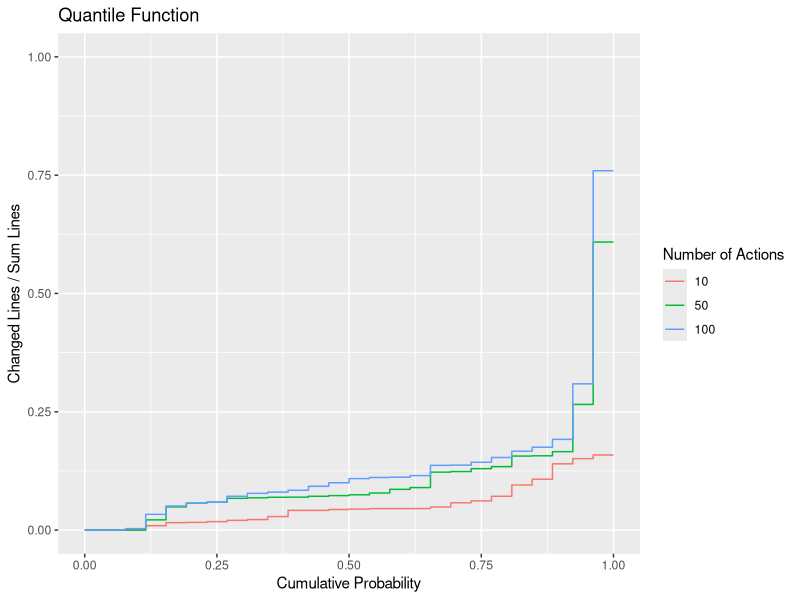

Source code (R):
#!/usr/bin/Rscript
require(ggplot2)

# see https://github.com/tidyverse/ggplot2/issues/1467
stat_myecdf <- function(mapping = NULL, data = NULL, geom = "step",
                        position = "identity", n = NULL, na.rm = FALSE,
                        show.legend = NA, inherit.aes = TRUE, direction="vh", ...) {
  layer(
    data = data,
    mapping = mapping,
    stat = StatMyecdf,
    geom = geom,
    position = position,
    show.legend = show.legend,
    inherit.aes = inherit.aes,
    params = list(
      n = n,
      na.rm = na.rm,
      direction=direction,
      ...
    )
  )
}

StatMyecdf <- ggproto("StatMyecdf", Stat,
                      compute_group = function(data, scales, n = NULL) {
                        
                        # If n is NULL, use raw values; otherwise interpolate
                        if (is.null(n)) {
                          # Dont understand why but this version needs to sort the values
                          xvals <- sort(unique(data$x))
                        } else {
                          xvals <- seq(min(data$x), max(data$x), length.out = n)
                        }
                        
                        y <- ecdf(data$x)(xvals)
                        x1 <- max(xvals)
                        y0 <- 0                      
                        data.frame(x = c(xvals, x1), y = c(y0, y))
                      },
                      
                      default_aes = aes(y = ..y..),
                      
                      required_aes = c("x")
)

results = read.csv("results.csv")
# 
# # use cairo_pdf for UTF8 support, see http://stackoverflow.com/questions/12768176/unicode-characters-in-ggplot2-pdf-output
# cairo_pdf("bpIds-cols-influence.pdf", family="Myriad Pro", width=6, height=4)
# print(
#   ggplot(results[results$actionsCount == 10 & results$breakpointsPerLine == 0.1, ], aes(linesDiffByLinesSum, color = interaction(bpIds, cols)))
# #  + scale_colour_manual(values = c("#0266C8", "#E66000"))
# + guides(color = guide_legend(title=NULL))
# + scale_color_discrete(labels = c("No Bp IDs & No Column Numbers", "No Column Numbers", "No Bp IDs", "Both Recorded"))
# + stat_myecdf(size=0.5)
# + labs(x = "Changed Lines / Sum Lines", y = "Cumulative Probability", title = "Quantile Function") 
#   + xlim(0, 1)
#   + ylim(0, 1)
#   + coord_flip() # flip for inverse = quantile function
# )
# dev.off()

# use cairo_pdf for UTF8 support, see http://stackoverflow.com/questions/12768176/unicode-characters-in-ggplot2-pdf-output
cairo_pdf("actionsCount-influence.pdf", family="Myriad Pro", width=6, height=4)
print(
  ggplot(results[results$bpIds == "false" & results$cols == "false" & results$breakpointsPerLine == 0.1, ], aes(linesDiffByLinesSum, color = factor(actionsCount)))
  + guides(color = guide_legend(title="Number of Actions"))
  + stat_myecdf(size=0.5)
  + labs(x = "Changed Lines / Sum Lines", y = "Cumulative Probability", title = "Quantile Function") 
  + xlim(0, 1)
  + ylim(0, 1)
  + coord_flip() # flip for inverse = quantile function
)
dev.off()
# 
# # use cairo_pdf for UTF8 support, see http://stackoverflow.com/questions/12768176/unicode-characters-in-ggplot2-pdf-output
# cairo_pdf("breakpointsPerLine-influence-with-actions.pdf", family="Myriad Pro", width=6, height=4)
# print(
#   ggplot(results[results$bpIds == "false" & results$cols == "false" & results$actionsCount == 10, ], aes(linesDiffByLinesSum, color = factor(breakpointsPerLine)))
#   + guides(color = guide_legend(title="Breakpoints / Line"))
#   + stat_myecdf(size=0.5)
#   + labs(x = "Changed Lines / Sum Lines", y = "Cumulative Probability", title = "Quantile Function") 
#   + xlim(0, 1)
#   + ylim(0, 1)
#   + coord_flip() # flip for inverse = quantile function
# )
# dev.off()
# 
# # use cairo_pdf for UTF8 support, see http://stackoverflow.com/questions/12768176/unicode-characters-in-ggplot2-pdf-output
# cairo_pdf("breakpointsPerLine-influence-only-bps.pdf", family="Myriad Pro", width=6, height=4)
# print(
#   ggplot(results[results$bpIds == "false" & results$cols == "false" & results$actionsCount == 0, ], aes(linesDiffByLinesSum, color = factor(breakpointsPerLine)))
#   + guides(color = guide_legend(title="Breakpoints / Line"))
#   + stat_myecdf(size=0.5)
#   + labs(x = "Changed Lines / Sum Lines", y = "Cumulative Probability", title = "Quantile Function") 
#   + xlim(0, 1)
#   + ylim(0, 1)
#   + coord_flip() # flip for inverse = quantile function
# )
# dev.off()
